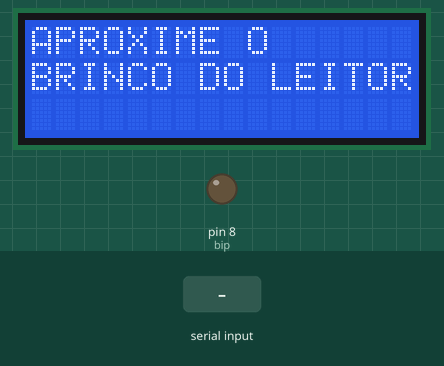
Bench run of a sketch on a simulated Arduino Uno, built with avr-gcc and run on an emulated ATmega328P. On the bench: 16×3 character LCD, output pins drawn as LEDs (lit = HIGH). The inputs (shaded band) are chosen by the test bench. The local clock reads 2024-03-15 10:24:30 at power-on unless the sketch sets it; what the sketch prints to the serial monitor is not drawn.

Above: at 1.2 s.
1.3 s: "1\n" received over the second serial link
At 2.7 s:
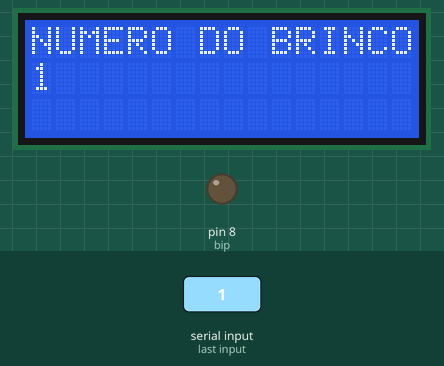
3.2 s: "0\n" received over the second serial link
At 4.2 s:
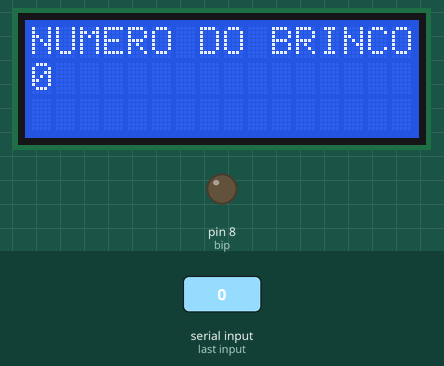
5.1 s: "2\n" received over the second serial link
At 6.8 s:
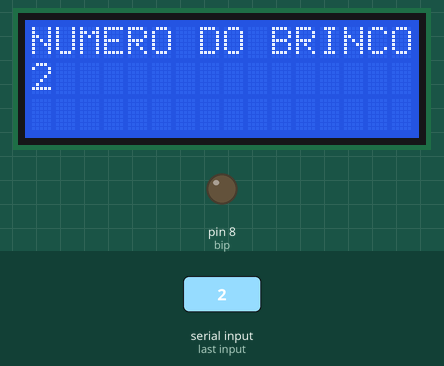
Timing chart, 0 to 8.3 s (numbered marks = the images above; inputs shaded):
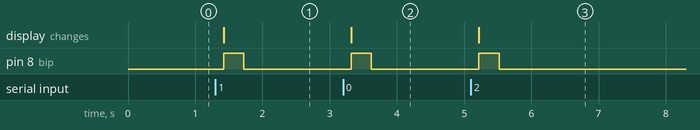

Measured:
- after the input at 1.3 s, pin 8 (bip): LOW → HIGH after 0.12 s, → LOW 0.30 s later; the display: changes after 0.12 s (image 1)
- after the input at 3.2 s, pin 8 (bip): LOW → HIGH after 0.12 s, → LOW 0.30 s later; the display: changes after 0.12 s (image 2)
- after the input at 5.1 s, pin 8 (bip): LOW → HIGH after 0.12 s, → LOW 0.30 s later; the display: changes after 0.12 s (image 3)

The sketch:

leitorRFIDBovino.ino
```cpp
#include <SoftwareSerial.h> //Biblioteca SoftwareSerial
#include <Wire.h>
#include <LiquidCrystal_I2C.h>
#include <DS1307.h> //Biblioteca RTC DS1307

// Inicializa o display no endereco 0x27
LiquidCrystal_I2C lcd(0x27, 16, 3);
// Inicializa o leitor de RFID
SoftwareSerial RFID(3, 2); // RX e TX
//Modulo RTC DS1307 ligado as portas A4 e A5 do Arduino
DS1307 rtc(A2, A3);

int chipSelect = 4; //Pino 4 para o adaptador MicroSD

//o código gravado no brinco é em char, então não existe necessidade de usar inteiro.
char c;
String nome = "";
int bip = 8;

void setup(){
  Serial.begin(9600);
  lcd.begin(); // Inicia o LCD
  lcd.setBacklight(HIGH);
  lcd.print("APROXIME O");
  lcd.setCursor(0, 1);
  lcd.print("BRINCO DO LEITOR");
  RFID.begin(9600); // Seta o DataRate do leitor de RFID

  pinMode (bip, OUTPUT);

  rtc.halt(true);
  //As linhas abaixo setam a data e hora do modulo, após a primeira utilização podem ser comentadas.
  rtc.setDOW(THURSDAY);      //Define o dia da semana
  rtc.setTime(00, 16, 0);     //Define  o horario
  rtc.setDate(14, 10, 2021);   //Define o dia, mes e ano

  //Definicoes do pino SQW/Out
  rtc.setSQWRate(SQW_RATE_1);
  rtc.enableSQW(true);

  Serial.begin(9600);
}

void loop()
{

  if (RFID.available() > 0) //Caso o Leitor de RFID esteja disponível, realiza o loop interno. Cada vez que o loop interno terminar, retorna ao loop principal e limpa a tela
  {
    delay(100);
    lcd.clear();
    lcd.print("NUMERO DO BRINCO");
     lcd.setCursor(0, 1);
    while (RFID.available() > 0) { //Enquanto o leitor estiver disponível, realiza a leitura
      c = RFID.read(); // C recebe os dados do Leitor
      Serial.write(c);
      nome = String(nome + c); //
      if (c == '\r')  Serial.write('\n');
    }
    lcd.print(nome);
    digitalWrite(bip, HIGH);
    delay(300);
    digitalWrite(bip, LOW);
    delay(100);
    nome = "";
  }
}
```
